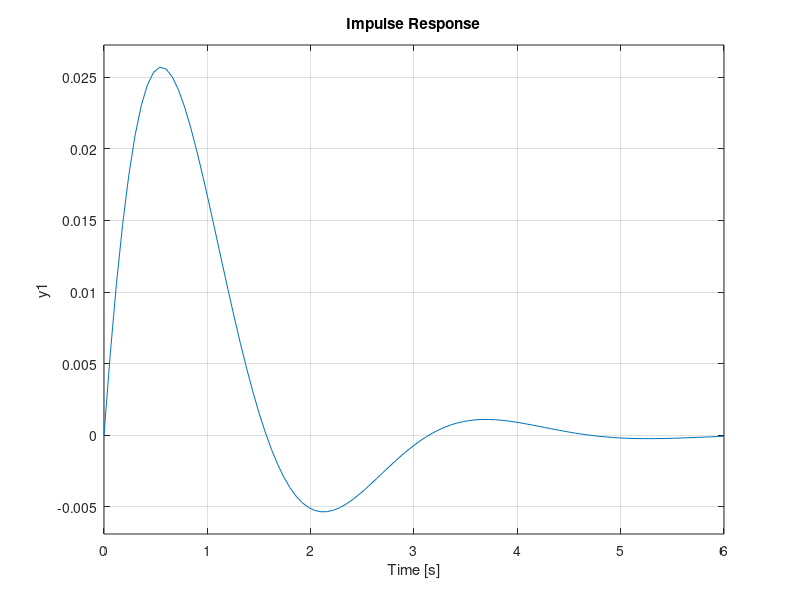

MATLAB code for this plot: (Note: this script raises an error after producing the figure.)
% Homework 2 
% Stefan Lütschg
%% Problem 1
clear,clc, close all
H = tf([1],[10 20 50]);
% Problem 1c
subplot(311);
impulse(H);
grid on;
ax = gca;
ax.FontSize = 20;
% Problem 1d
subplot(312);
step(5*H);
grid on;
ax = gca;
ax.FontSize = 20;
% Problem 1e
subplot(313);
t = 0:0.01:10;
fx = sin(t);
Y = lsim(H,fx,t);
plot(t,Y);
title('Response to sinusoid','FontSize',20);
ylabel('Amplitude','FontSize',20);
xlabel('Time (seconds)','FontSize',20);
grid on;
ax = gca;
ax.FontSize = 20;

%% Problem 4
clear,clc,close all
H = tf([1 1],[1 3 3]);
t = 0:0.01:30;
v = sin(t);
I = lsim(H,v,t);
plot(t,I,'LineWidth',2);
xlabel('Time (seconds)','FontSize',20);
ylabel('Current (Amps)','FontSize',20);
title('Circuit Response to Sinusoid','FontSize',20);
grid on;
ax = gca;
ax.FontSize = 20;